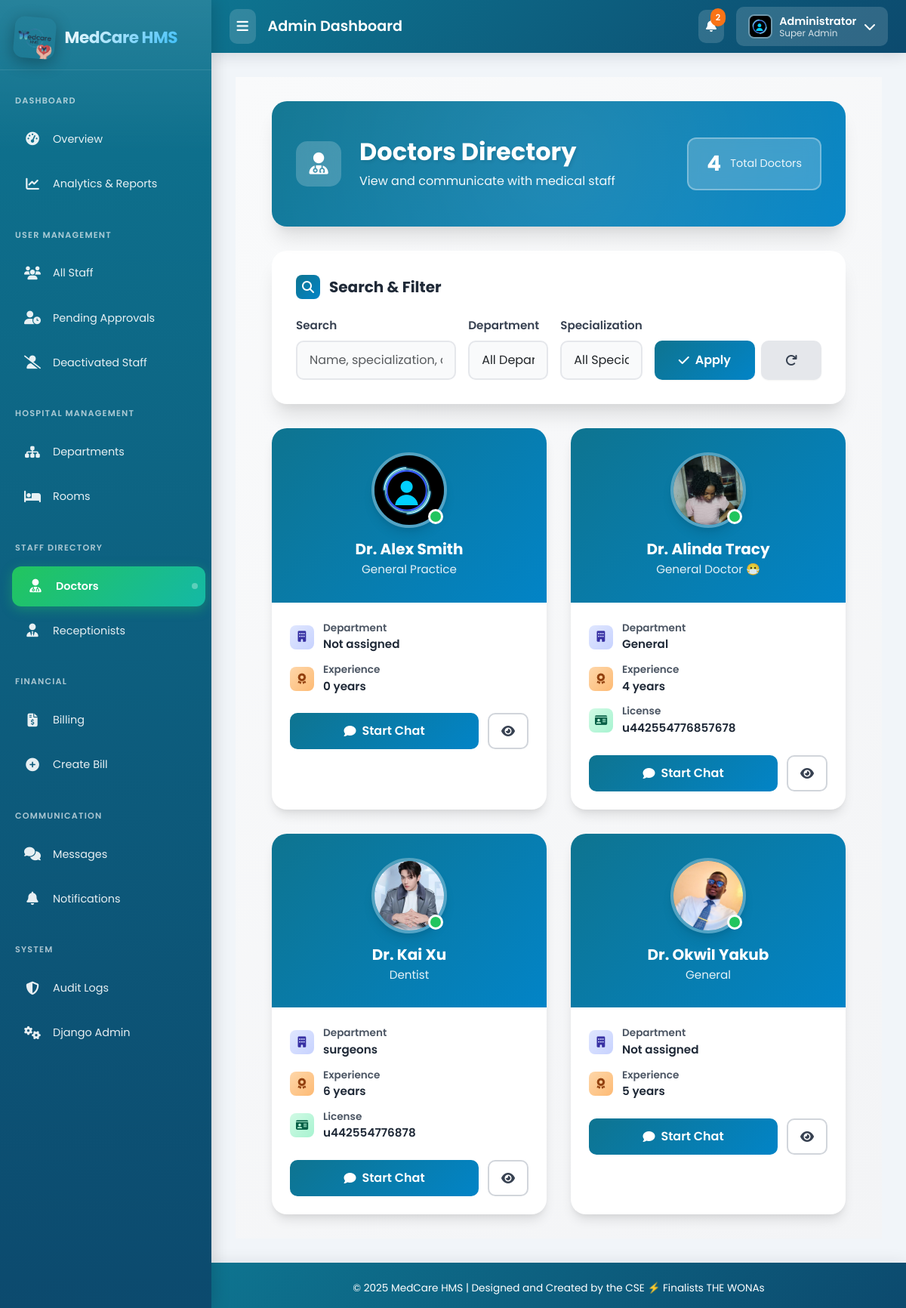
Screenshot of /management/doctors/ (signed in) with the database file from the repository.
### doctors/models.py (models this page shows, shortened)
class DoctorProfile(models.Model):
    user = models.OneToOneField(User, on_delete=models.CASCADE, related_name='doctorprofile')
    profile_picture = models.ImageField(upload_to=get_doctor_image_path, null=True, blank=True, default='profile_pictures/default.jpeg')
    specialization = models.CharField(max_length=100)
    department = models.ForeignKey(Department, on_delete=models.SET_NULL, null=True, blank=True)
    license_number = models.CharField(max_length=100, unique=True, null=True, blank=True)
    years_of_experience = models.PositiveIntegerField(default=0)
    availability = models.TextField(blank=True, null=True, help_text="e.g., Mon-Fri, 9am-5pm")

### management/models.py (models this page shows, shortened)
class Department(models.Model):
    name = models.CharField(max_length=100, unique=True, help_text="e.g., Cardiology, Orthopedics")
    description = models.TextField(blank=True, null=True)
    is_active = models.BooleanField(default=True)

### management/views.py (the view, shortened to what this page needs)
# urls.py: path('doctors/', views.DoctorListView.as_view(), name='doctor_list'),
@method_decorator(admin_required, name='dispatch')
class DoctorListView(ListView):
    model = DoctorProfile
    template_name = 'management/doctor_list.html'
    context_object_name = 'doctors'
    paginate_by = 12
    def get_queryset(self):
        queryset = DoctorProfile.objects.select_related('user', 'department').all()
        search_query = self.request.GET.get('search', '')
        department_id = self.request.GET.get('department', '')
        if department_id:
            queryset = queryset.filter(department_id=department_id)
        specialization = self.request.GET.get('specialization', '')
        if specialization:
            queryset = queryset.filter(specialization__icontains=specialization)
        return queryset.order_by('user__first_name', 'user__last_name')
    def get_context_data(self, **kwargs):
        context = super().get_context_data(**kwargs)
        context['total_doctors'] = DoctorProfile.objects.count()
        context['departments'] = Department.objects.filter(is_active=True).order_by('name')
        context['specializations'] = DoctorProfile.objects.values_list('specialization', flat=True).distinct().order_by('specialization')
        context['search_query'] = self.request.GET.get('search', '')
        context['selected_department'] = self.request.GET.get('department', '')
        context['selected_specialization'] = self.request.GET.get('specialization', '')
        return context

### templates/management/doctor_list.html (shortened to what this page needs)
{% extends 'base_admin.html' %}
{% load static %}
{% block content %}
<div class="doctor-list-wrapper">
    <div class="page-header">
        <div class="header-content">
            <div class="header-left">
                <div class="header-icon">
                    <i class="fas fa-user-md"></i>
                </div>
                <div class="header-text">
                    <h1>Doctors Directory</h1>
                    <p>View and communicate with medical staff</p>
                </div>
            </div>
            <div class="stats-badge">
                <span class="stats-number">{{ total_doctors }}</span>
                <span class="stats-label">Total Doctors</span>
            </div>
        </div>
    </div>
    <div class="filter-container">
        <div class="filter-title">
            <div class="filter-icon">
                <i class="fas fa-search"></i>
            </div>
            Search & Filter
        </div>
        <form method="get">
            <div class="filter-grid">
                <div class="filter-group">
                    <label for="search">Search</label>
                    <input type="text" name="search" id="search" value="{{ search_query }}" class="form-control" placeholder="Name, specialization, or license..." />
                </div>
                <div class="filter-group">
                    <label for="department">Department</label>
                    <select name="department" id="department" class="form-select">
                        <option value="">All Departments</option>
                    </select>
                </div>
                <div class="filter-group">
                    <label for="specialization">Specialization</label>
                    <select name="specialization" id="specialization" class="form-select">
                        <option value="">All Specializations</option>
                    </select>
                </div>
                <div class="filter-group">
                    <div style="display: flex; gap: 0.5rem;">
                        <button type="submit" class="btn-filter">
                            <i class="fas fa-check"></i>
                            Apply
                        </button>
                        <a href="{% url 'management:doctor_list' %}" class="btn-filter btn-reset">
                            <i class="fas fa-redo"></i>
                        </a>
                    </div>
                </div>
            </div>
        </form>
    </div>
    {% if doctors %}
        <div class="doctors-grid">
            {% for doctor in doctors %}
            <div class="doctor-card">
                <div class="doctor-header">
                    <div class="doctor-avatar-container">
                        <img src="{% if doctor.profile_picture %}{{ doctor.profile_picture.url }}{% else %}{% static 'images/default.jpeg' %}{% endif %}"
                             alt="{{ doctor.user.get_full_name }}"
                             class="doctor-avatar"
                             onerror="this.src='{% static 'images/default.jpeg' %}'">
                        <div class="online-indicator"></div>
                    </div>
                    <h3 class="doctor-name">Dr. {{ doctor.user.get_full_name }}</h3>
                    <p class="doctor-specialization">{{ doctor.specialization }}</p>
                </div>
                <div class="doctor-body">
                    <div class="doctor-info">
                        <div class="info-row">
                            <div class="info-icon department">
                                <i class="fas fa-building"></i>
                            </div>
                            <div class="info-text">
                                <div class="info-label">Department</div>
                                <div class="info-value">
                                    {% if doctor.department %}{{ doctor.department.name }}{% else %}<span style="color: var(--gray-400);">Not assigned</span>{% endif %}
                                </div>
                            </div>
                        </div>
                        <div class="info-row">
                            <div class="info-icon experience">
                                <i class="fas fa-award"></i>
                            </div>
                            <div class="info-text">
                                <div class="info-label">Experience</div>
                                <div class="info-value">{{ doctor.years_of_experience }} years</div>
                            </div>
                        </div>
                        {% if doctor.license_number %}
                        <div class="info-row">
                            <div class="info-icon license">
                                <i class="fas fa-id-card"></i>
                            </div>
                            <div class="info-text">
                                <div class="info-label">License</div>
                                <div class="info-value">{{ doctor.license_number }}</div>
                            </div>
                        </div>
                        {% endif %}
                    </div>
                    <div class="doctor-actions">
                        <a href="{% url 'chat:start_chat' doctor.user.id %}" class="btn-chat">
                            <i class="fas fa-comment"></i>
                            Start Chat
                        </a>
                        <a href="#" class="btn-profile" title="View Profile">
                            <i class="fas fa-eye"></i>
                        </a>
                    </div>
                </div>
            </div>
            {% endfor %}
        </div>
    {% endif %}
</div>
{% endblock %}

### templates/base_admin.html (shortened to what this page needs)
{% load static %}
<!DOCTYPE html>
<html lang="en">
<head>
    <link href="https://cdn.jsdelivr.net/npm/bootstrap@5.3.0/dist/css/bootstrap.min.css" rel="stylesheet">
    <link rel="stylesheet" href="https://cdnjs.cloudflare.com/ajax/libs/font-awesome/6.4.0/css/all.min.css">
</head>
<body>
    <nav class="sidebar" id="adminSidebar">
        <div class="sidebar-brand">
            <img src="{% static 'images/logo.png' %}" alt="MedCare Logo">
            <span class="brand-text">MedCare HMS</span>
        </div>
        <div class="nav-section">
            <div class="nav-section-title">Dashboard</div>
            <a href="{% url 'accounts:admin_dashboard' %}" class="menu-link {% if request.resolver_match.url_name == 'admin_dashboard' %}active{% endif %}" data-tooltip="Overview">
                <span class="menu-icon"><i class="fas fa-tachometer-alt"></i></span>
                <span class="menu-text">Overview</span>
            </a>
            <a href="{% url 'reports:reports_dashboard' %}" class="menu-link {% if request.resolver_match.app_name == 'reports' %}active{% endif %}" data-tooltip="Analytics & Reports">
                <span class="menu-icon"><i class="fas fa-chart-line"></i></span>
                <span class="menu-text">Analytics & Reports</span>
            </a>
        </div>
        <div class="nav-section">
            <div class="nav-section-title">User Management</div>
            <a href="{% url 'accounts:staff_management_list' %}" class="menu-link" data-tooltip="All Staff">
                <span class="menu-icon"><i class="fas fa-users"></i></span>
                <span class="menu-text">All Staff</span>
            </a>
            <a href="{% url 'accounts:pending_staff_list' %}" class="menu-link" data-tooltip="Pending Approvals">
                <span class="menu-icon"><i class="fas fa-user-clock"></i></span>
                <span class="menu-text">Pending Approvals</span>
            </a>
            <a href="{% url 'accounts:deactivated_staff_list' %}" class="menu-link" data-tooltip="Deactivated Staff">
                <span class="menu-icon"><i class="fas fa-user-slash"></i></span>
                <span class="menu-text">Deactivated Staff</span>
            </a>
        </div>
        <div class="nav-section">
            <div class="nav-section-title">Hospital Management</div>
            <a href="{% url 'management:department_list' %}" class="menu-link" data-tooltip="Departments">
                <span class="menu-icon"><i class="fas fa-sitemap"></i></span>
                <span class="menu-text">Departments</span>
            </a>
            <a href="{% url 'management:room_list' %}" class="menu-link" data-tooltip="Rooms">
                <span class="menu-icon"><i class="fas fa-bed"></i></span>
                <span class="menu-text">Rooms</span>
            </a>
        </div>
        <div class="nav-section">
            <div class="nav-section-title">Staff Directory</div>
            <a href="{% url 'management:doctor_list' %}" class="menu-link" data-tooltip="Doctors">
                <span class="menu-icon"><i class="fas fa-user-md"></i></span>
                <span class="menu-text">Doctors</span>
            </a>
            <a href="{% url 'management:receptionist_list' %}" class="menu-link" data-tooltip="Receptionists">
                <span class="menu-icon"><i class="fas fa-user-tie"></i></span>
                <span class="menu-text">Receptionists</span>
            </a>
        </div>
        <div class="nav-section">
            <div class="nav-section-title">Financial</div>
            <a href="{% url 'billing:bill_list' %}" class="menu-link" data-tooltip="Billing">
                <span class="menu-icon"><i class="fas fa-file-invoice-dollar"></i></span>
                <span class="menu-text">Billing</span>
            </a>
            <a href="{% url 'billing:select_appointment' %}" class="menu-link" data-tooltip="Create Bill">
                <span class="menu-icon"><i class="fas fa-plus-circle"></i></span>
                <span class="menu-text">Create Bill</span>
            </a>
        </div>
        <div class="nav-section">
            <div class="nav-section-title">Communication</div>
            <a href="{% url 'chat:thread_list' %}" class="menu-link" data-tooltip="Messages">
                <span class="menu-icon"><i class="fas fa-comments"></i></span>
                <span class="menu-text">Messages</span>
            </a>
            <a href="{% url 'notifications:notification_list' %}" class="menu-link" data-tooltip="Notifications">
                <span class="menu-icon"><i class="fas fa-bell"></i></span>
                <span class="menu-text">Notifications</span>
            </a>
        </div>
        <div class="nav-section">
            <div class="nav-section-title">System</div>
            <a href="{% url 'audit:audit_feed' %}" class="menu-link {% if request.resolver_match.app_name == 'audit' %}active{% endif %}" data-tooltip="Audit Logs">
                <span class="menu-icon"><i class="fas fa-shield-halved"></i></span>
                <span class="menu-text">Audit Logs</span>
            </a>
            <a href="{% url 'admin:index' %}" class="menu-link" data-tooltip="Django Admin">
                <span class="menu-icon"><i class="fas fa-cogs"></i></span>
                <span class="menu-text">Django Admin</span>
            </a>
        </div>
    </nav>
    <div class="content-wrapper" id="adminContent">
        <div class="topbar">
            <div class="topbar-left">
                <button class="sidebar-toggle" id="sidebarToggle">
                    <i class="fas fa-bars"></i>
                </button>
                <h6 class="topbar-title mb-0">Admin Dashboard</h6>
            </div>
            <div class="topbar-right">
                <div class="notification-dropdown">
                    <button class="notification-btn" id="notificationToggle">
                        <i class="fas fa-bell"></i>
                        {% if unread_notifications_count > 0 %}
                        <span class="notification-badge" id="notificationBadge">{{ unread_notifications_count }}</span>
                        {% endif %}
                    </button>
                </div>
                <div class="user-dropdown">
                    <button class="user-toggle" id="userMenuToggle">
                        <img src="{% if user.profile.image %}{{ user.profile.image.url }}{% else %}{% static 'profile_pictures/default.jpeg' %}{% endif %}"
                             alt="User Avatar" class="user-avatar">
                        <div class="user-info">
                            <span class="user-name">{{ user.get_full_name|default:user.username }}</span>
                            <span class="user-role">{% if user.is_superuser %}Super Admin{% else %}Admin{% endif %}</span>
                        </div>
                        <i class="fas fa-chevron-down"></i>
                    </button>
                </div>
            </div>
        </div>
        <div class="main-content">
            {% block content %}{% endblock %}
        </div>
        <footer>
            <p class="mb-0">© 2025 MedCare HMS | Designed and Created by the CSE ⚡ Finalists THE WONAs</p>
        </footer>
    </div>
</body>
</html>

### rows the page displays
DoctorProfile: profile_picture (placeholder picture), user.get_full_name "Alex Smith", specialization "General Practice", shows "Not assigned", years_of_experience "0"
DoctorProfile: profile_picture (picture), user.get_full_name "Alinda Tracy", specialization "General Doctor 😷", department.name "General", years_of_experience "4", license_number "u442554776857678"
DoctorProfile: profile_picture (picture), user.get_full_name "Kai Xu", specialization "Dentist", department.name "surgeons", years_of_experience "6", license_number "u442554776878"
DoctorProfile: profile_picture (picture), user.get_full_name "OkwiI Yakub", specialization "General", shows "Not assigned", years_of_experience "5"

### other values shown
{{ unread_notifications_count }} "2"
{{ user.get_full_name|default:user.username }} "Administrator"
{{ total_doctors }} "4"
